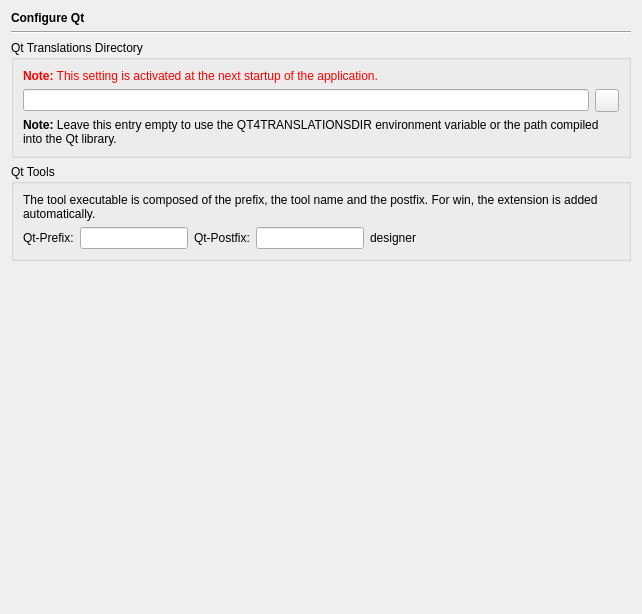
<?xml version="1.0" encoding="UTF-8"?>
<ui version="4.0">
 <class>QtPage</class>
 <widget class="QWidget" name="QtPage">
  <property name="geometry">
   <rect>
    <x>0</x>
    <y>0</y>
    <width>642</width>
    <height>614</height>
   </rect>
  </property>
  <layout class="QVBoxLayout" name="verticalLayout">
   <item>
    <widget class="QLabel" name="headerLabel">
     <property name="text">
      <string>&lt;b&gt;Configure Qt&lt;/b&gt;</string>
     </property>
    </widget>
   </item>
   <item>
    <widget class="Line" name="line12">
     <property name="frameShape">
      <enum>QFrame::HLine</enum>
     </property>
     <property name="frameShadow">
      <enum>QFrame::Sunken</enum>
     </property>
     <property name="orientation">
      <enum>Qt::Horizontal</enum>
     </property>
    </widget>
   </item>
   <item>
    <widget class="QGroupBox" name="groupBox_3">
     <property name="title">
      <string>Qt Translations Directory</string>
     </property>
     <layout class="QGridLayout">
      <item row="1" column="0">
       <widget class="QLineEdit" name="qt4TransEdit">
        <property name="toolTip">
         <string>Enter the path of the Qt translations directory.</string>
        </property>
       </widget>
      </item>
      <item row="0" column="0" colspan="2">
       <widget class="QLabel" name="TextLabel1_2_2_5">
        <property name="text">
         <string>&lt;font color=&quot;#FF0000&quot;&gt;&lt;b&gt;Note:&lt;/b&gt; This setting is activated at the next startup of the application.&lt;/font&gt;</string>
        </property>
       </widget>
      </item>
      <item row="2" column="0" colspan="2">
       <widget class="QLabel" name="textLabel1_2_4">
        <property name="text">
         <string>&lt;b&gt;Note:&lt;/b&gt; Leave this entry empty to use the QT4TRANSLATIONSDIR environment variable or the path compiled into the Qt library.</string>
        </property>
        <property name="wordWrap">
         <bool>true</bool>
        </property>
       </widget>
      </item>
      <item row="1" column="1">
       <widget class="QToolButton" name="qt4TransButton">
        <property name="toolTip">
         <string>Press to select the Qt translations directory via a directory selection dialog</string>
        </property>
       </widget>
      </item>
     </layout>
    </widget>
   </item>
   <item>
    <widget class="QGroupBox" name="groupBox_4">
     <property name="title">
      <string>Qt Tools</string>
     </property>
     <layout class="QGridLayout">
      <item row="0" column="0" colspan="5">
       <widget class="QLabel" name="label">
        <property name="text">
         <string>The tool executable is composed of the prefix, the tool name and the postfix. For win, the extension is added automatically.</string>
        </property>
        <property name="wordWrap">
         <bool>true</bool>
        </property>
       </widget>
      </item>
      <item row="1" column="0">
       <widget class="QLabel" name="label_3">
        <property name="text">
         <string>Qt-Prefix:</string>
        </property>
       </widget>
      </item>
      <item row="1" column="1">
       <widget class="QLineEdit" name="qt4PrefixEdit">
        <property name="toolTip">
         <string>Enter the prefix for the Qt tools name</string>
        </property>
       </widget>
      </item>
      <item row="1" column="2">
       <widget class="QLabel" name="label_5">
        <property name="text">
         <string>Qt-Postfix:</string>
        </property>
       </widget>
      </item>
      <item row="1" column="3">
       <widget class="QLineEdit" name="qt4PostfixEdit">
        <property name="toolTip">
         <string>Enter the postfix for the Qt tools name</string>
        </property>
       </widget>
      </item>
      <item row="1" column="4">
       <widget class="QLabel" name="qt4SampleLabel">
        <property name="sizePolicy">
         <sizepolicy hsizetype="Expanding" vsizetype="Preferred">
          <horstretch>1</horstretch>
          <verstretch>0</verstretch>
         </sizepolicy>
        </property>
        <property name="toolTip">
         <string>This gives an example of the complete tool name</string>
        </property>
        <property name="text">
         <string>designer</string>
        </property>
       </widget>
      </item>
     </layout>
    </widget>
   </item>
   <item>
    <spacer>
     <property name="orientation">
      <enum>Qt::Vertical</enum>
     </property>
     <property name="sizeHint" stdset="0">
      <size>
       <width>496</width>
       <height>20</height>
      </size>
     </property>
    </spacer>
   </item>
  </layout>
 </widget>
 <tabstops>
  <tabstop>qt4TransEdit</tabstop>
  <tabstop>qt4TransButton</tabstop>
  <tabstop>qt4PrefixEdit</tabstop>
  <tabstop>qt4PostfixEdit</tabstop>
 </tabstops>
 <resources/>
 <connections/>
</ui>
